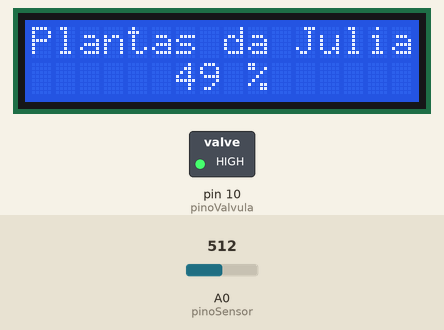
Recording of a sketch running on a simulated Arduino Uno, built with avr-gcc and run on an emulated ATmega328P. Shown: 16×2 character LCD, switched loads named in the sketch (green lamp = pin HIGH). Inputs (shaded band) come from the test bench; at power-on: A0 (pinoSensor) = 512.

Above: at 1.2 s.
1.3 s: A0 (pinoSensor) set to 716
At 2.5 s:
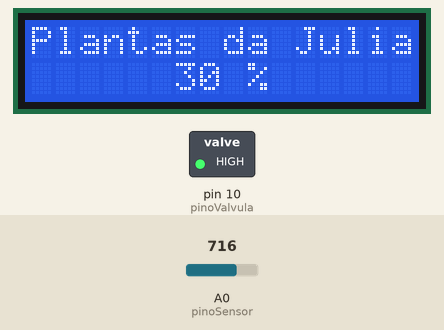
3.6 s: A0 (pinoSensor) set to 900
At 4.9 s:
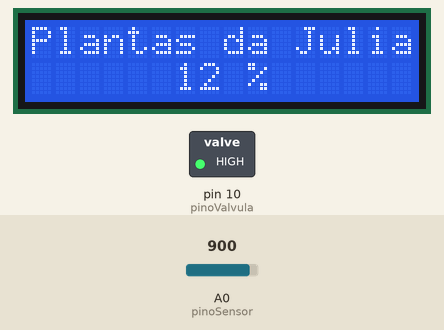
5.6 s: A0 (pinoSensor) set to 1023
At 7.2 s:
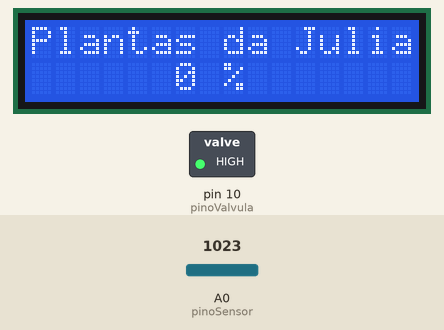
Timing chart, 0 to 31.8 s (numbered marks = the images above; inputs shaded):
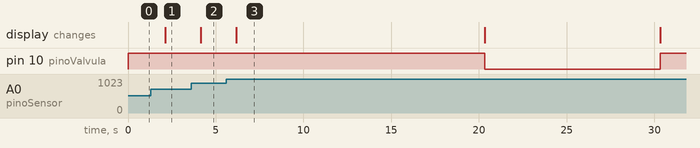

Measured:
- after the input at 1.3 s, the display: changes after 0.81 s (image 1)
- after the input at 3.6 s, the display: changes after 0.54 s (image 2)

The sketch:

automatic_irrigation.ino
```cpp
//This project was designed to automatic irrigation, based on the solo humidity.

#include <LiquidCrystal_I2C.h>
#include <Wire.h>
LiquidCrystal_I2C lcd(0x3F,2,1,0,4,5,6,7,3, POSITIVE); //ENDEREÇO DO I2C E DEMAIS INFORMAÇÕES

//variáveis do programa
const int pinoSensor = A0;
const int pinoValvula = 10;
const int limiarSeco = 36;
const int tempoRega = 10;
int umidadeSolo = 0;

void setup () {

  pinMode (pinoValvula, OUTPUT);
  digitalWrite(pinoValvula, HIGH);
  lcd.begin(16, 2);
  lcd.print("Plantas da Julia");

  Serial.begin(9600);
}


void loop() {
  // put your setup code here, to run once:
  //dá uma primeira lida, após 20s (para testar se tá bugado ou não, assim que põe na tomada)
  for(int i=0; i<20; i++) {
  umidadeSolo= analogRead(pinoSensor);
  umidadeSolo= map(umidadeSolo, 1023, 0, 0, 100);
  lcd.setCursor(6,1);
  lcd.print(umidadeSolo);
  lcd.print(" %        ");
  delay(1000);
}
//depois dos 20s ele decide se rega ou não
if(umidadeSolo < limiarSeco) {
  lcd.setCursor(0,1);
  lcd.print("    Regando     ");
  digitalWrite(pinoValvula, LOW);
  delay(tempoRega*1000);
  digitalWrite(pinoValvula, HIGH);
}
else {
  lcd.setCursor(0,1);
  lcd.print("Solo Encharcado");
  delay(3000);
}

// fim do teste
//fica 10h aguardando para ler a umidade de novo
for(int i=0; i<36000; i++) {
  lcd.setCursor(0,1);
  lcd.print("  Aguardando  ");
  delay(1000);

}
//lê a umidade do solo por 10 segundos
for(int i=0; i<10; i++) {
 umidadeSolo= analogRead(pinoSensor);
 umidadeSolo= map(umidadeSolo, 1023, 0, 0, 100);
  lcd.print(umidadeSolo);
  lcd.print(" %        ");
  delay(1000);
}
//depois dos 10s ele decide se rega ou não
if(umidadeSolo < limiarSeco) {
  lcd.setCursor(0,1);
  lcd.print("    Regando     ");
  digitalWrite(pinoValvula, LOW);
  delay(tempoRega*1000);
  digitalWrite(pinoValvula, HIGH);
}
else {
  lcd.setCursor(0,1);
  lcd.print("Solo Encharcado");
  delay(3000);
}
}
```
